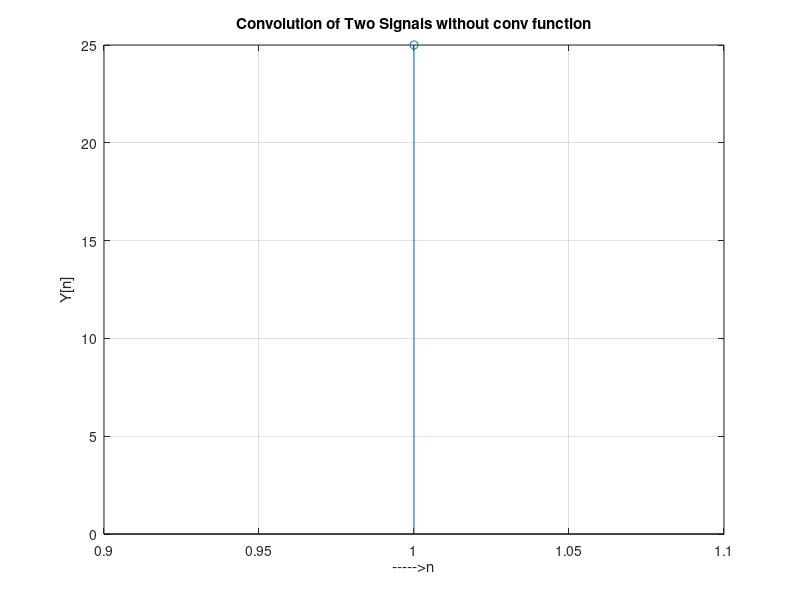

Write MATLAB code to recreate this figure.
clc;
close all;
clear ;
x=input('Enter x: ');
h=input('Enter h: ');
m=length(x);
n=length(h);
X=[x,zeros(1,n)];
H=[h,zeros(1,m)];
for i=1:n+m-1
Y(i)= 0;
for j=1:m
if(i-j+1>0)
Y(i)=Y(i)+X(j)*H(i-j+1);
else
end
end
end
disp(Y);
stem(Y);
ylabel('Y[n]');
xlabel('----->n');
grid on;
title('Convolution of Two Signals without conv function');